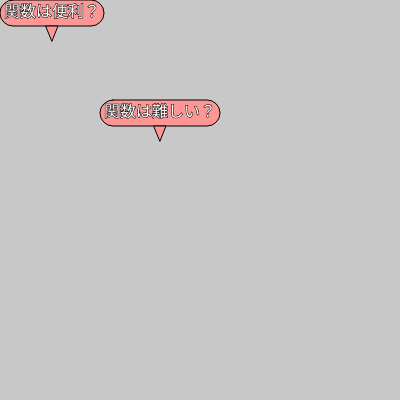
Frame 1 (no input)
Frame 60 (no input): identical to frame 1, image omitted
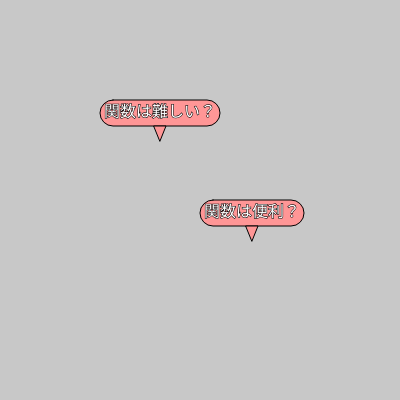
Frame 120 (the mouse pressed at the canvas centre since frame 60)

The p5.js sketch that drew these frames (run headless with seeded random() and noise() and a simulated clock; from frame 60 on, the mouse is pressed at the canvas centre):

// p5.js sketch
// ── sketch.js
// 吹き出し
function setup(){
  createCanvas(400, 400);
  textSize(16);
}

function draw(){
  background(200);
  balloon("関数は難しい？", 100, 100);
  balloon("関数は便利？", mouseX, mouseY);
}

function balloon(t, x, y){
  const w = textWidth(t); // テキストの幅
  const h = textAscent() + textDescent(); // テキストの高さ
  const p = 4; // 余白の大きさ (padding)
  const r = 15; //丸みをつけてみた
  push();

  // BLANK[1] 吹き出しの背景を先に描く
  fill(300,150,150);//吹き出し背景
  stroke(0);//枠線黒
  rect(x,y,w+p*2,h+p*2,r);

  // BLANK[2] 吹き出しの三角形を描く
  const tx = x + (w + p * 2) / 2; // 吹き出しの中央下から
  const ty = y + h + p * 2;
  triangle(tx - 6, ty, tx + 6, ty, tx, ty + 15); // 小さな三角形

  // 吹き出しのテキストを次に描く
  textAlign(LEFT, CENTER);
  fill(255);
  text(t, x + p, y + h / 2 + p);
  
  pop();
}
